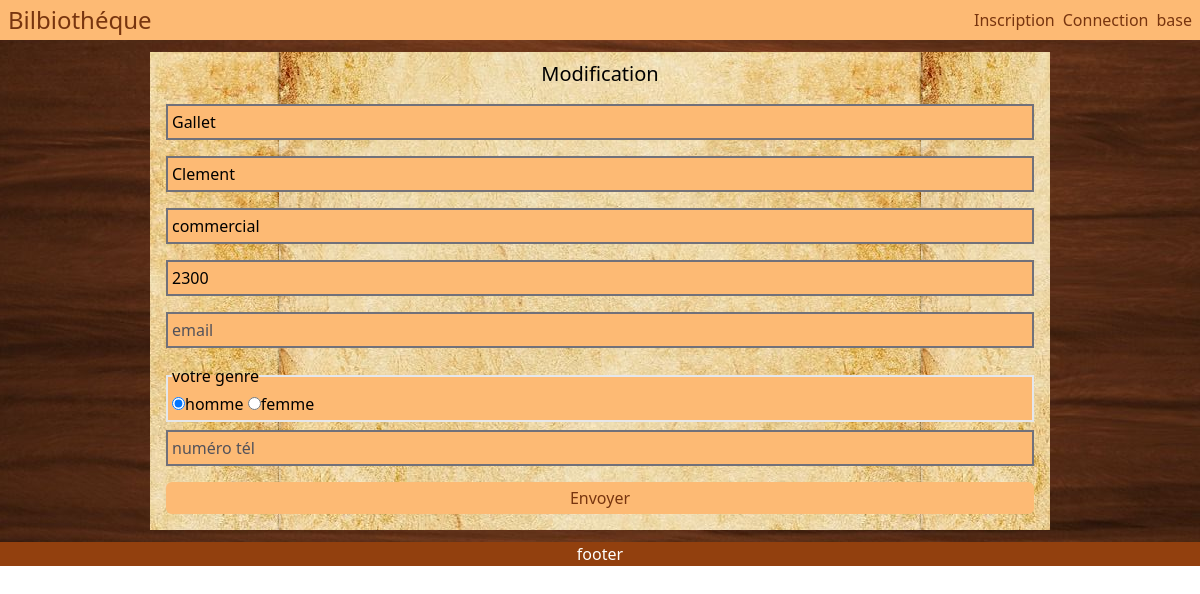
/modif.php?id_employer=388, run on the app's committed database.
### tables this page shows
CREATE TABLE employes (
  id_employes int(3) NOT NULL,
  prenom varchar(20) DEFAULT NULL,
  nom varchar(20) DEFAULT NULL,
  sexe enum('m','f') NOT NULL,
  service varchar(30) DEFAULT NULL,
  date_embauche date DEFAULT NULL,
  salaire int(10) DEFAULT NULL
);

### modif.php (the view, shortened to what this page needs)
<?php
include "./template/header.php";
require "db.php";
parse_str($_SERVER['QUERY_STRING'], $output);
$id = (int)$output["id_employer"];
$read_id = $pdo->query('SELECT * FROM employes WHERE id_employes=' . $id);
$info = $read_id->fetchAll();
$current = $info[0];
?>
<main class="bg-[url(../img/FondBoisVernis.jpg)] bg-center">
    <section class="w-full flex justify-center">
        <div class="bg-[url(../img/VieuxPapier.jpg)] bg-center my-3 p-2 w-3/4 flex flex-col place-content-center">
            <h2 class="text-xl text-center">Modification</h2>
            <form class="flex flex-col space-y-2 w-full p-2" action="" method="POST">
                <input id="surnameUser" class="border-2 placeholder:text-zinc-600 border-zinc-500 bg-orange-300 p-1" type="text" name="surname" placeholder="prenom" value="<?php echo $current["nom"] ?>">
                <input id="nameUser" class="border-2 placeholder:text-zinc-600 border-zinc-500 bg-orange-300 p-1" type="text" name="name_user" placeholder="nom" value="<?php echo @$current["prenom"] ?>">
                <input id="service" class="border-2 placeholder:text-zinc-600 border-zinc-500 bg-orange-300 p-1" type="text" name="service" placeholder="profession" value="<?php echo @$current["service"] ?>">
                <input id="salaire" class="border-2 placeholder:text-zinc-600 border-zinc-500 bg-orange-300 p-1" type="number" name="salaire" placeholder="salaire" value="<?php echo @$current["salaire"] ?>">
                <input id="mail" class="border-2 placeholder:text-zinc-600 border-zinc-500 bg-orange-300 p-1" type="email" name="mail" placeholder="email" value="<?php echo @$current["Email"] ?>">
                <fieldset id="genre" class="border-2 bg-orange-300 p-1">
                    <legend>votre genre</legend>
                    <input type="radio" name="sexe" id="" value="m" <?php if($current["sexe"] == "m") echo "checked" ?> /><label for="">homme</label>
                    <input type="radio" name="sexe" id="" value="f" <?php if($current["sexe"] == "f") echo "checked" ?> /><label for="">femme</label>
                </fieldset>
                <input type="tel" class="border-2 placeholder:text-zinc-600 border-zinc-500 bg-orange-300 p-1" placeholder="numéro tél" name="num" value="<?php echo @$current["numero"] ?>">
                <input type="submit" name="submit" class="p-1 rounded-md cursor-pointer bg-orange-300 text-amber-900 disabled:text-black disabled:bg-slate-400 disabled:cursor-default" value="Envoyer">
            </form>
        </div>
    </section>
</main>
<?php include "./template/footer.php" ?>

### asset/css/out.css (style rules this page uses)
html, :host { line-height: 1.5; -webkit-text-size-adjust: 100%; -moz-tab-size: 4; -o-tab-size: 4; tab-size: 4; font-family: ui-sans-serif, system-ui, sans-serif, "Apple Color Emoji", "Segoe UI Emoji", "Segoe UI Symbol", "Noto Color Emoji"; font-feature-settings: normal; font-variation-settings: normal; -webkit-tap-highlight-color: transparent; }
body { margin: 0; line-height: inherit; }
h1, h2, h3, h4, h5, h6 { font-size: inherit; font-weight: inherit; }
button, input, optgroup, select, textarea { font-family: inherit; font-feature-settings: inherit; font-variation-settings: inherit; font-size: 100%; font-weight: inherit; line-height: inherit; letter-spacing: inherit; color: inherit; margin: 0; padding: 0; }
button, input:where([type='button']), input:where([type='reset']), input:where([type='submit']) { -webkit-appearance: button; background-color: transparent; background-image: none; }
blockquote, dl, dd, h1, h2, h3, h4, h5, h6, hr, figure, p, pre { margin: 0; }
fieldset { margin: 0; padding: 0; }
legend { padding: 0; }
input::placeholder, textarea::placeholder { opacity: 1; color: #9ca3af; }
.my-3 { margin-top: 0.75rem; margin-bottom: 0.75rem; }
.flex { display: flex; }
.w-3\/4 { width: 75%; }
.w-full { width: 100%; }
.cursor-pointer { cursor: pointer; }
.flex-col { flex-direction: column; }
.place-content-center { place-content: center; }
.justify-center { justify-content: center; }
.space-y-2 > :not([hidden]) ~ :not([hidden]) { --tw-space-y-reverse: 0; margin-top: calc(0.5rem * calc(1 - var(--tw-space-y-reverse))); margin-bottom: calc(0.5rem * var(--tw-space-y-reverse)); }
.rounded-md { border-radius: 0.375rem; }
.border-2 { border-width: 2px; }
.border-zinc-500 { --tw-border-opacity: 1; border-color: rgb(113 113 122 / var(--tw-border-opacity, 1)); }
.bg-orange-300 { --tw-bg-opacity: 1; background-color: rgb(253 186 116 / var(--tw-bg-opacity, 1)); }
.bg-\[url\(\.\.\/img\/FondBoisVernis\.jpg\)\] { background-image: url(../img/FondBoisVernis.jpg); }
.bg-\[url\(\.\.\/img\/VieuxPapier\.jpg\)\] { background-image: url(../img/VieuxPapier.jpg); }
.bg-center { background-position: center; }
.p-1 { padding: 0.25rem; }
.p-2 { padding: 0.5rem; }
.text-center { text-align: center; }
.text-xl { font-size: 1.25rem; line-height: 1.75rem; }
.text-amber-900 { --tw-text-opacity: 1; color: rgb(120 53 15 / var(--tw-text-opacity, 1)); }
.placeholder\:text-zinc-600::placeholder { --tw-text-opacity: 1; color: rgb(82 82 91 / var(--tw-text-opacity, 1)); }

### data on the page
employes: surname "Gallet", name_user "Clement", service "commercial", salaire "2300", sexe "☑"
